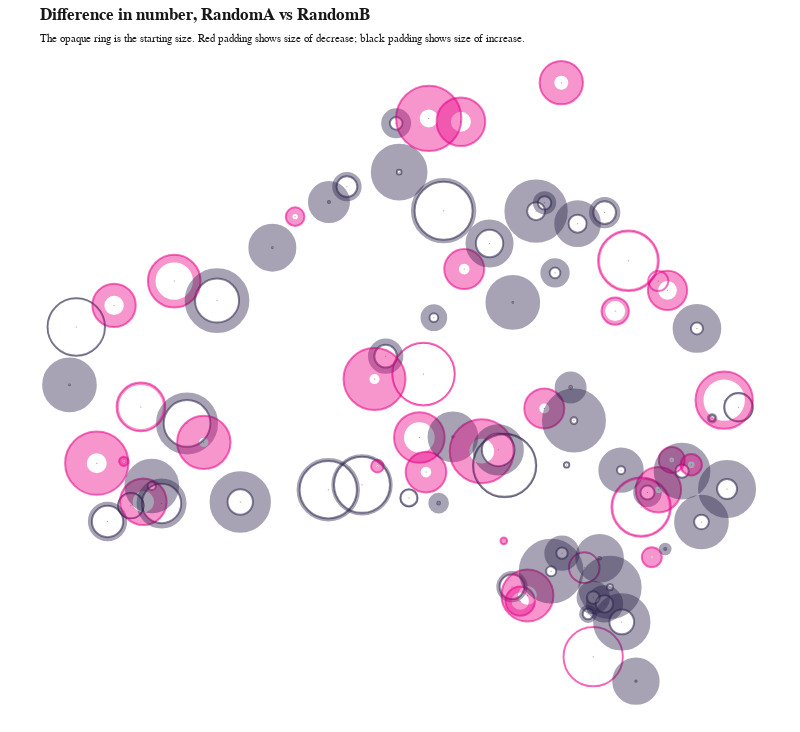

Notebook cell for this chart:
### Code cell
ringPlotter('RandomA', 'RandomB', 1.5, 20)
